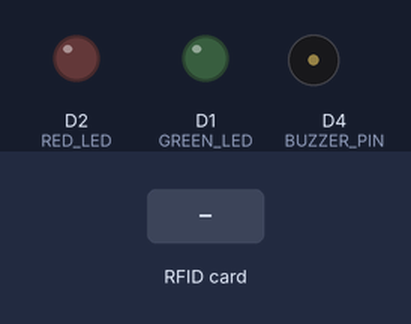
Bench run of a sketch on a simulated ESP8266 (NodeMCU). On the bench: output pins drawn as LEDs (lit = HIGH), buzzer (waves = sounding, pin HIGH). Dashed ring = blinking. The inputs (shaded band) are chosen by the test bench. WiFi joins after 1.5 s; servers stay silent unless stated; uploads are accepted with an empty reply; what the sketch prints to the serial monitor is not drawn.

Above: at 2.7 s.
2.8 s: RFID card 5E 7A 19 C4 held to the reader
At 3.11 s:
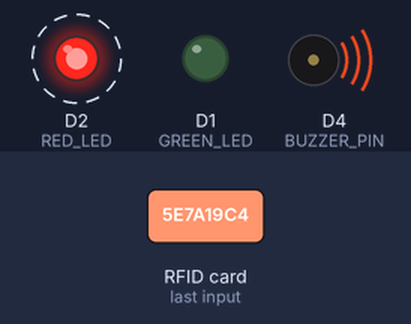
5.8 s: RFID card 13 24 3F E4 held to the reader
At 6.2 s:
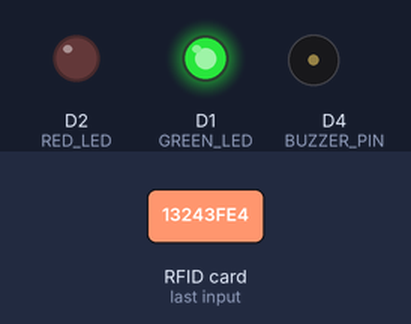
8.5 s: RFID card 62 40 47 5C held to the reader
At 10.0 s:
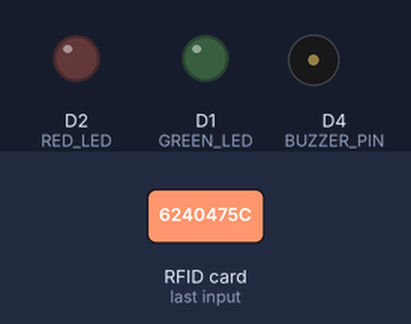
Timing chart, 0 to 11.5 s (numbered marks = the images above; inputs shaded):
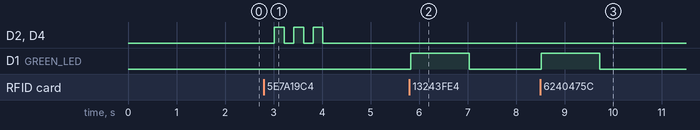

The sketch:

Aurdino_SmartCard.ino
```cpp
#include <ESP8266WiFi.h>
#include <ESP8266HTTPClient.h>
#include <SPI.h>
#include <MFRC522.h>


#define SS_PIN      D8
#define RST_PIN     D3


#define GREEN_LED   D1
#define RED_LED     D2
#define BUZZER_PIN  D4

MFRC522 mfrc522(SS_PIN, RST_PIN);


const char* ssid     = "FOREVER";
const char* password = "pen pineapple apple pen";


// IMPORTANT: `ipconfig`
const char* serverUrl = "http://10.212.255.172:5000/api/rfid";

// --- AUTHORIZED RFID TAGS (Replace with your own) ---
byte allowedTags[][4] = {
  {0x13, 0x24, 0x3F, 0xE4},
  {0x62, 0x40, 0x47, 0x5C}
};

const int allowedTagsCount = sizeof(allowedTags) / sizeof(allowedTags[0]);

bool isAuthorized(byte* uid, byte uidSize) {
  for (int i = 0; i < allowedTagsCount; i++) {
    bool match = true;
    for (int j = 0; j < 4; j++) {
      if (uid[j] != allowedTags[i][j]) {
        match = false;
        break;
      }
    }
    if (match) return true;
  }
  return false;
}

String getUIDString() {
  String uidStr = "";
  for (byte i = 0; i < mfrc522.uid.size; i++) {
    if (mfrc522.uid.uidByte[i] < 0x10) uidStr += "0";
    uidStr += String(mfrc522.uid.uidByte[i], HEX);
    if (i != mfrc522.uid.size - 1) uidStr += ":";
  }
  uidStr.toUpperCase();
  return uidStr;
}

void beepUnauthorized() {
  for (int i = 0; i < 3; i++) {
    digitalWrite(BUZZER_PIN, HIGH);
    digitalWrite(RED_LED, HIGH);
    delay(200);
    digitalWrite(BUZZER_PIN, LOW);
    digitalWrite(RED_LED, LOW);
    delay(200);
  }
}

void sendUIDToServer(String uidStr, bool authorized) {
  if (WiFi.status() != WL_CONNECTED) {
    Serial.println("WiFi not connected - cannot send UID");
    return;
  }

  HTTPClient http;
  WiFiClient client;

  String url = String(serverUrl) + "?uid=" + uidStr + "&auth=" + (authorized ? "1" : "0");
  Serial.print("Sending to server: ");
  Serial.println(url);

  http.begin(client, url);

  int httpCode = http.GET();

  if (httpCode > 0) {
    Serial.printf("Server response code: %d\n", httpCode);
    String payload = http.getString();
    Serial.println("Response: " + payload);
  } else {
    Serial.printf("HTTP Error: %s\n", http.errorToString(httpCode).c_str());
  }

  http.end();
}

void connectToWiFi() {
  Serial.print("Connecting to WiFi: ");
  Serial.println(ssid);

  WiFi.begin(ssid, password);

  int retries = 0;
  while (WiFi.status() != WL_CONNECTED && retries < 40) {
    delay(500);
    Serial.print(".");
    retries++;
  }
  Serial.println();

  if (WiFi.status() == WL_CONNECTED) {
    Serial.println("WiFi connected");
    Serial.print("NodeMCU IP: ");
    Serial.println(WiFi.localIP());
  } else {
    Serial.println("WiFi connection failed. Check SSID/password or router.");
  }
}

void setup() {
  Serial.begin(115200);

  connectToWiFi();

  SPI.begin();
  mfrc522.PCD_Init();

  pinMode(GREEN_LED, OUTPUT);
  pinMode(RED_LED, OUTPUT);
  pinMode(BUZZER_PIN, OUTPUT);

  digitalWrite(GREEN_LED, LOW);
  digitalWrite(RED_LED, LOW);
  digitalWrite(BUZZER_PIN, LOW);

  Serial.println("System Ready — Tap RFID card.");
}

void loop() {
  if (!mfrc522.PICC_IsNewCardPresent() || !mfrc522.PICC_ReadCardSerial())
    return;

  String uidStr = getUIDString();
  Serial.print("\nUID Detected: ");
  Serial.println(uidStr);

  bool authorized = isAuthorized(mfrc522.uid.uidByte, mfrc522.uid.size);

  if (authorized) {
    Serial.println("Authorized Access");
    digitalWrite(GREEN_LED, HIGH);
    sendUIDToServer(uidStr, true);
    delay(1000);
    digitalWrite(GREEN_LED, LOW);
  } else {
    Serial.println("Unauthorized Access");
    sendUIDToServer(uidStr, false);
    beepUnauthorized();
  }

  mfrc522.PICC_HaltA();
  mfrc522.PCD_StopCrypto1();
  delay(500);
}
```

Measured:
- after the input at 2.8 s, D2 (RED_LED), D4 (BUZZER_PIN): alternates HIGH for 0.20 s and LOW for 0.20 s, 6 changes in all, then stays LOW, starting after 0.22 s
- after the input at 5.8 s, D1 (GREEN_LED): LOW → HIGH at once, → LOW 1.2 s later
- after the input at 8.5 s, D1 (GREEN_LED): LOW → HIGH at once, → LOW 1.2 s later
